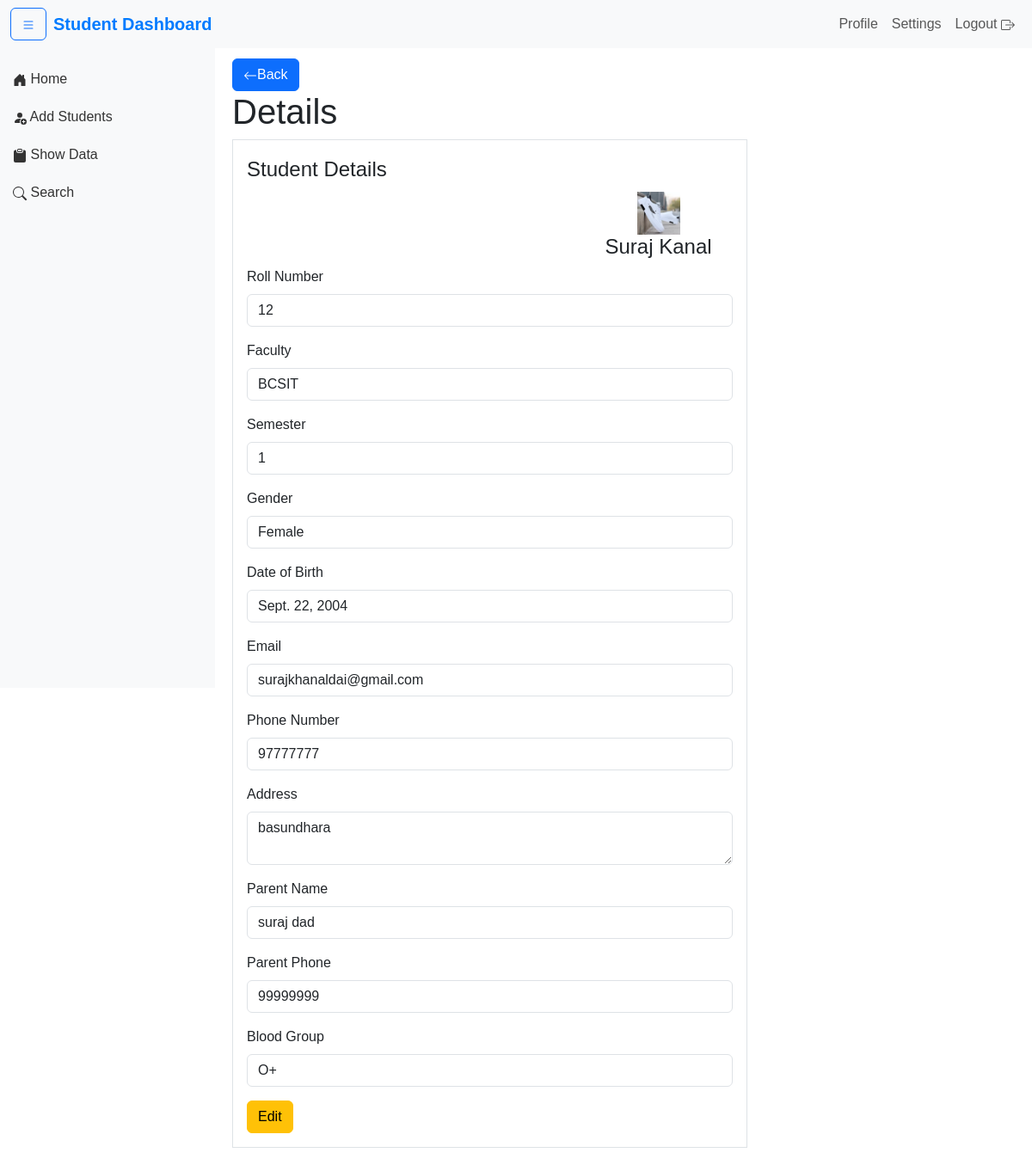
The page /detail/2/ (signed in) on the database its author committed.
### students/models.py (models this page shows, shortened)
class Student(models.Model):
    first_name: str = models.CharField(max_length=100)
    last_name: str = models.CharField(max_length=100)
    roll_number: str = models.IntegerField()
    GENDER_CHOICES = [
        ('M', 'Male'),
        ('F', 'Female'),
        ('O', 'Other')
    ]
    gender: str = models.CharField(max_length=1, choices=GENDER_CHOICES)
    date_of_birth: models.DateField = models.DateField()
    email: str = models.EmailField(unique=True)
    phone_number: str = models.CharField(max_length=15)
    address: str = models.TextField()
    enrollment_date: models.DateField = models.DateField(auto_now_add=True)
    is_active: bool = models.BooleanField(default=True)
    parent_name: str = models.CharField(max_length=100)
    parent_phone: str = models.CharField(max_length=15)
    blood_group: str = models.CharField(max_length=5)
    faculty: str = models.ForeignKey(FacultyModel,on_delete=models.SET_NULL,null=True,blank=True,related_name="students")
    semester: str = models.ForeignKey(SemesterModel,on_delete=models.SET_NULL,null=True,blank=True,related_name="students")
    photo= models.ImageField(upload_to='student_photos/', blank=True, null=True, editable=True)
    class Meta:
        ordering = ['last_name', 'first_name']

class FacultyModel(models.Model):
    faculty:str=models.CharField(max_length=100)
    def __str__(self)->str:
        return self.faculty

class SemesterModel(models.Model):
    numb = models.CharField(max_length=10,  unique=True)
    faculty:str=models.ForeignKey(FacultyModel,on_delete=models.CASCADE,related_name='semester', default=1)
    def __str__(self):
        return self.numb

### students/views.py (the view)
# urls.py: path('detail/<int:id>/', view_detail, name='detail'),
@login_required(login_url='/login')
def view_detail(request: HttpRequest, id: int) -> HttpResponse:
    student: Student = Student.objects.get(id=id)
    return render(request, 'view_detail.html', {'student': student})

### students/templates/view_detail.html (shortened to what this page needs)
{% include 'base.html' %}
{% block content %}
<div class="content" id="content">
    <a class="btn btn-primary" href="{% url 'index' %}" role="button"><svg xmlns="http://www.w3.org/2000/svg" width="16" height="16" fill="currentColor" class="bi bi-arrow-left" viewBox="0 0 16 16">
        <path fill-rule="evenodd" d="M15 8a.5.5 0 0 0-.5-.5H2.707l3.147-3.146a.5.5 0 1 0-.708-.708l-4 4a.5.5 0 0 0 0 .708l4 4a.5.5 0 0 0 .708-.708L2.707 8.5H14.5A.5.5 0 0 0 15 8"/>
      </svg>Back</a>
    <h1>Details</h1>
    <div class="row">
        <div class="col-md-8">
            <fieldset class="border p-3">
                <legend class="w-auto">Student Details</legend>
                <div class="row">
                    <div class="col-md-8">
                    </div>
                    {% load static %}
                    <div class="col-md-4 text-center">
                        {% if student.photo %}
                        <img src="{{ student.photo.url }}" alt="{{ student.first_name }} {{ student.last_name }}" class="img-fluid" style="width: 50px; height: auto;">
                        {% else %}
                        <img src="{% static 'image/blank.jpg' %}" alt="Default Photo" class="img-fluid" style="width: 50px; height: auto;">
                        {% endif %}
                        <h4>{{ student.first_name }} {{ student.last_name }}</h4>
                    </div>
            </div>
                <div class="mb-3">
                    <label for="roll_number" class="form-label">Roll Number</label>
                    <input type="text" class="form-control" id="roll_number" value="{{ student.roll_number }}" readonly>
                </div>
                <div class="mb-3">
                    <label for="faculty" class="form-label">Faculty</label>
                    <input type="text" class="form-control" id="faculty" value="{{ student.faculty }}" readonly>
                </div>
                <div class="mb-3">
                    <label for="semester" class="form-label">Semester</label>
                    <input type="text" class="form-control" id="faculty" value="{{ student.semester }}" readonly>
                </div>
                <div class="mb-3">
                    <label for="gender" class="form-label">Gender</label>
                    <input type="text" class="form-control" id="gender" value="{{ student.gender }}" readonly>
                </div>
                <div class="mb-3">
                    <label for="date_of_birth" class="form-label">Date of Birth</label>
                    <input type="text" class="form-control" id="date_of_birth" value="{{ student.date_of_birth }}" readonly>
                </div>
                <div class="mb-3">
                    <label for="email" class="form-label">Email</label>
                    <input type="text" class="form-control" id="email" value="{{ student.email }}" readonly>
                </div>
                <div class="mb-3">
                    <label for="phone_number" class="form-label">Phone Number</label>
                    <input type="text" class="form-control" id="phone_number" value="{{ student.phone_number }}" readonly>
                </div>
                <div class="mb-3">
                    <label for="address" class="form-label">Address</label>
                    <textarea class="form-control" id="address" readonly>{{ student.address }}</textarea>
                </div>
                <div class="mb-3">
                    <label for="parent_name" class="form-label">Parent Name</label>
                    <input type="text" class="form-control" id="parent_name" value="{{ student.parent_name }}" readonly>
                </div>
                <div class="mb-3">
                    <label for="parent_phone" class="form-label">Parent Phone</label>
                    <input type="text" class="form-control" id="parent_phone" value="{{ student.parent_phone }}" readonly>
                </div>
                <div class="mb-3">
                    <label for="blood_group" class="form-label">Blood Group</label>
                    <input type="text" class="form-control" id="blood_group" value="{{ student.blood_group }}" readonly>
                </div>
                <a href="{% url 'edit_student' student.id %}" class="btn btn-warning">Edit</a>
            </fieldset>
        </div>
    </div>
</div>
{% endblock %}

### students/templates/base.html (shortened to what this page needs)
<!DOCTYPE html>
<html lang="en">
<head>
    {% load static %}
    <link href="https://cdn.jsdelivr.net/npm/bootstrap@5.3.3/dist/css/bootstrap.min.css" rel="stylesheet"
>
    <link rel="stylesheet" href="{% static 'css\style.css' %}">
</head>
<body>
    <nav class="navbar navbar-expand-lg navbar-light bg-light fixed-top">
        <div class="container-fluid">
            <button id="toggleSidebar" class="btn btn-outline-primary me-2">
            </button>
            <a class="navbar-brand" href="#">Student Dashboard</a>
            <div class="collapse navbar-collapse" id="navbarNav">
                <ul class="navbar-nav ms-auto">
                    <li class="nav-item">
                        <a class="nav-link" href="#">Profile</a>
                    </li>
                    <li class="nav-item">
                        <a class="nav-link" href="#">Settings</a>
                    </li>
                    <li class="nav-item">
                        <a class="nav-link" href="{% url 'logout' %}">Logout </a>
                    </li>
                </ul>
            </div>
        </div>
    </nav>
    <div class="sidebar" id="sidebar">
        <a href="{% url 'index' %}"><span class="sidebar-text"> Home</span></a>
        <a href="{% url 'add_students' %}"><span class="sidebar-text"> Add Students</span></a>
        <a href="{% url 'show_data' %}"><span class="sidebar-text"> Show Data</span></a>
        <a href="{% url 'search' %}"><svg xmlns="http://www.w3.org/2000/svg" width="16" height="16" fill="currentColor"
                class="bi bi-search" viewBox="0 0 16 16">
                <path
                    d="M11.742 10.344a6.5 6.5 0 1 0-1.397 1.398h-.001q.044.06.098.115l3.85 3.85a1 1 0 0 0 1.415-1.414l-3.85-3.85a1 1 0 0 0-.115-.1zM12 6.5a5.5 5.5 0 1 1-11 0 5.5 5.5 0 0 1 11 0" />
            </svg><span class="sidebar-text"> Search</span></a>
    </div>
</body>
</html>

### students/static/css/style.css (style rules this page uses)
* { padding: 0; margin:0; box-sizing: border-box; }

### students/templates/base.html (style rules this page uses)
body { font-family: Arial, sans-serif; }
.sidebar { height: 100vh; position: fixed; top: 0; left: 0; width: 250px; background-color: #f8f9fa; padding-top: 70px; transition: all 0.3s; }
.content { margin-left: 250px; padding: 20px; transition: all 0.3s; }
.navbar-brand { font-weight: bold; color: #007bff !important; }
.sidebar a { color: #333; text-decoration: none; display: block; padding: 10px 15px; transition: background-color 0.3s; }

### rows shown on the page
Student: photo (picture), first_name "Suraj", last_name "Kanal", roll_number "12", faculty "BCSIT", semester "1", gender "Female", date_of_birth "Sept. 22, 2004", email "surajkhanaldai@gmail.com", phone_number "97777777", address "basundhara", parent_name "suraj dad", parent_phone "99999999", blood_group "O+"
